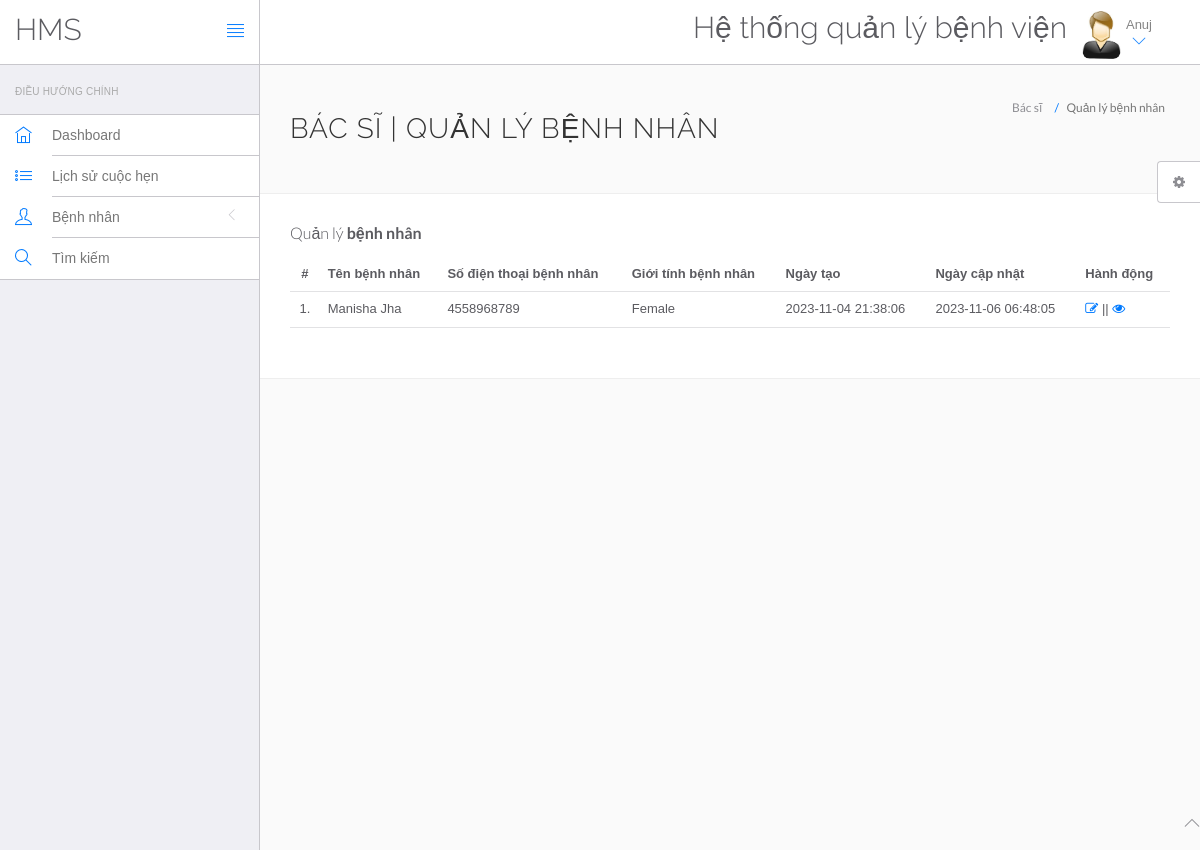
Screenshot of /hms/doctor/manage-patient.php (signed in) with the database file from the repository.
### tables this page shows
CREATE TABLE `doctors` (
  `id` int(11) NOT NULL,
  `specilization` varchar(255) DEFAULT NULL,
  `doctorName` varchar(255) DEFAULT NULL,
  `address` longtext,
  `docFees` varchar(255) DEFAULT NULL,
  `contactno` bigint(11) DEFAULT NULL,
  `docEmail` varchar(255) DEFAULT NULL,
  `password` varchar(255) DEFAULT NULL,
  `creationDate` timestamp NULL DEFAULT CURRENT_TIMESTAMP,
  `updationDate` timestamp NULL DEFAULT NULL ON UPDATE CURRENT_TIMESTAMP
);

CREATE TABLE `tblpatient` (
  `ID` int(10) NOT NULL,
  `Docid` int(10) DEFAULT NULL,
  `PatientName` varchar(200) DEFAULT NULL,
  `PatientContno` bigint(10) DEFAULT NULL,
  `PatientEmail` varchar(200) DEFAULT NULL,
  `PatientGender` varchar(50) DEFAULT NULL,
  `PatientAdd` mediumtext,
  `PatientAge` int(10) DEFAULT NULL,
  `PatientMedhis` mediumtext,
  `CreationDate` timestamp NULL DEFAULT CURRENT_TIMESTAMP,
  `UpdationDate` timestamp NULL DEFAULT NULL ON UPDATE CURRENT_TIMESTAMP
);

### hms/doctor/manage-patient.php (the view, shortened to what this page needs)
<?php
include('include/config.php');
?>
<!DOCTYPE html>
<html lang="en">
	<head>
		<link rel="stylesheet" href="vendor/bootstrap/css/bootstrap.min.css">
		<link rel="stylesheet" href="vendor/fontawesome/css/font-awesome.min.css">
		<link rel="stylesheet" href="vendor/themify-icons/themify-icons.min.css">
		<link href="vendor/animate.css/animate.min.css" rel="stylesheet" media="screen">
		<link href="vendor/perfect-scrollbar/perfect-scrollbar.min.css" rel="stylesheet" media="screen">
		<link href="vendor/switchery/switchery.min.css" rel="stylesheet" media="screen">
		<link href="vendor/bootstrap-touchspin/jquery.bootstrap-touchspin.min.css" rel="stylesheet" media="screen">
		<link href="vendor/select2/select2.min.css" rel="stylesheet" media="screen">
		<link href="vendor/bootstrap-datepicker/bootstrap-datepicker3.standalone.min.css" rel="stylesheet" media="screen">
		<link href="vendor/bootstrap-timepicker/bootstrap-timepicker.min.css" rel="stylesheet" media="screen">
		<link rel="stylesheet" href="assets/css/styles.css">
		<link rel="stylesheet" href="assets/css/plugins.css">
		<link rel="stylesheet" href="assets/css/themes/theme-1.css" id="skin_color" />
	</head>
	<body>
		<div id="app">
<?php include('include/sidebar.php');?>
<div class="app-content">
<?php include('include/header.php');?>
<div class="main-content" >
<div class="wrap-content container" id="container">
<section id="page-title">
<div class="row">
<div class="col-sm-8">
<h1 class="mainTitle">Bác sĩ | Quản lý bệnh nhân</h1>
</div>
<ol class="breadcrumb">
<li>
<span>Bác sĩ</span>
</li>
<li class="active">
<span>Quản lý bệnh nhân</span>
</li>
</ol>
</div>
</section>
<div class="container-fluid container-fullw bg-white">
<div class="row">
<div class="col-md-12">
<h5 class="over-title margin-bottom-15">Quản lý <span class="text-bold">bệnh nhân</span></h5>
<table class="table table-hover" id="sample-table-1">
<thead>
<tr>
<th class="center">#</th>
<th>Tên bệnh nhân</th>
<th>Số điện thoại bệnh nhân</th>
<th>Giới tính bệnh nhân</th>
<th>Ngày tạo</th>
<th>Ngày cập nhật</th>
<th>Hành động</th>
</tr>
</thead>
<tbody>
<?php
$docid=$_SESSION['id'];
$sql=mysqli_query($con,"select * from tblpatient where Docid='$docid' ");
$cnt=1;
while($row=mysqli_fetch_array($sql))
{
?>
<tr>
<td class="center"><?php echo $cnt;?>.</td>
<td class="hidden-xs"><?php echo $row['PatientName'];?></td>
<td><?php echo $row['PatientContno'];?></td>
<td><?php echo $row['PatientGender'];?></td>
<td><?php echo $row['CreationDate'];?></td>
<td><?php echo $row['UpdationDate'];?>
</td>
<td>
<a href="edit-patient.php?editid=<?php echo $row['ID'];?>"><i class="fa fa-edit"></i></a> || <a href="view-patient.php?viewid=<?php echo $row['ID'];?>"><i class="fa fa-eye"></i></a>
</td>
</tr>
<?php
$cnt=$cnt+1;
 }?></tbody>
</table>
</div>
</div>
</div>
</div>
</div>
</div>
</div>
	<?php include('include/footer.php');?>
	<?php include('include/setting.php');?>
	</body>
</html>

### hms/doctor/include/header.php (shortened to what this page needs)
<header class="navbar navbar-default navbar-static-top">
					<div class="navbar-header">
						<a class="navbar-brand" href="#">
							<h2 style="padding-top:20% ">HMS</h2>
						</a>
						<a href="#" class="sidebar-toggler pull-right visible-md visible-lg" data-toggle-class="app-sidebar-closed" data-toggle-target="#app">
							<i class="ti-align-justify"></i>
						</a>
					</div>
					<div class="navbar-collapse collapse">
						<ul class="nav navbar-right">
								<li  style="padding-top:2% ">
								<h2>Hệ thống quản lý bệnh viện</h2>
							</li>
							<li class="dropdown current-user">
								<a href class="dropdown-toggle" data-toggle="dropdown">
									<img src="assets/images/images.jpg" > <span class="username">
									<?php $query=mysqli_query($con,"select doctorName from doctors where id='".$_SESSION['id']."'");
while($row=mysqli_fetch_array($query))
{
	echo $row['doctorName'];
}
									?> <i class="ti-angle-down"></i></i></span>
								</a>
							</li>
						</ul>
					</div>
				</header>

### hms/doctor/assets/css/themes/theme-1.css (style rules this page uses)
body { background: #FAFAFA; }
header .navbar-header { background: #ffffff !important; border-right-color: #c8c7cc !important; border-bottom-color: #c8c7cc !important; }
header .navbar-header .sidebar-toggler, header .navbar-header .sidebar-mobile-toggler { color: #007aff !important; }
header .navbar-header .navbar-brand { color: #777 !important; }
header .navbar-collapse { background: #ffffff !important; border-bottom-color: #c8c7cc !important; box-shadow: none !important; }
header .navbar-collapse .navbar-right > li > a { color: #777; }
header .navbar-collapse .navbar-right > li > a i { color: #007aff !important; }

### rows the page displays
doctors: doctorName "Anuj"
tblpatient: PatientName "Manisha Jha", PatientContno "4558968789", PatientGender "Female", CreationDate "2023-11-04 21:38:06", UpdationDate "2023-11-06 06:48:05"
